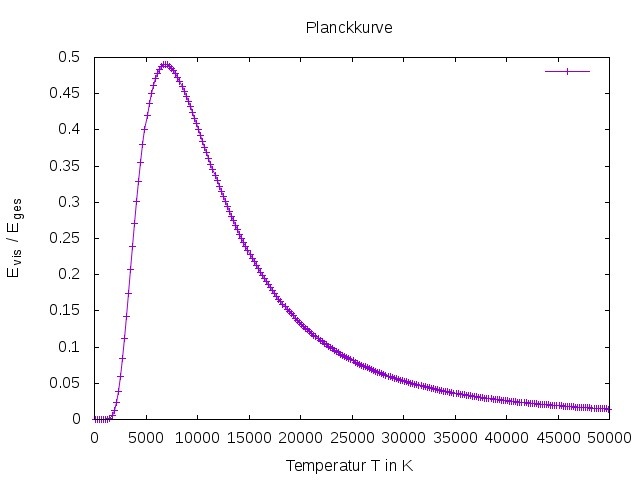

Write gnuplot code to recreate this figure.
set title "Planckkurve"
set encoding iso_8859_1

set xlabel "Temperatur T in K"
set ylabel "E_{vis} / E_{ges}"

plot "data.txt" using 1:2 with linespoints title " "

set terminal png
set output "3b.png"
replot
set terminal x11
